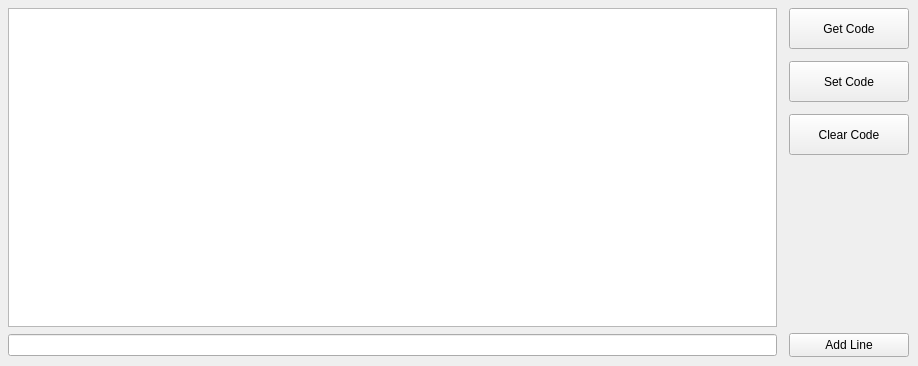
    <widget class="QWidget" name="tabGCode">
     <attribute name="title">
      <string>G-Code</string>
     </attribute>
     <widget class="QPlainTextEdit" name="gcodeProgramEdit">
      <property name="geometry">
       <rect>
        <x>8</x>
        <y>8</y>
        <width>769</width>
        <height>319</height>
       </rect>
      </property>
      <property name="font">
       <font>
        <family>DejaVu Sans Mono</family>
        <pointsize>8</pointsize>
       </font>
      </property>
      <property name="plainText">
       <string/>
      </property>
     </widget>
     <widget class="QPushButton" name="gcodeGetProgramTextButton">
      <property name="geometry">
       <rect>
        <x>789</x>
        <y>8</y>
        <width>120</width>
        <height>41</height>
       </rect>
      </property>
      <property name="text">
       <string>Get Code</string>
      </property>
     </widget>
     <widget class="QPushButton" name="gcodeSetProgramTextButton">
      <property name="geometry">
       <rect>
        <x>789</x>
        <y>61</y>
        <width>120</width>
        <height>41</height>
       </rect>
      </property>
      <property name="text">
       <string>Set Code</string>
      </property>
     </widget>
     <widget class="QLineEdit" name="gcodeAddProgramTextEdit">
      <property name="geometry">
       <rect>
        <x>8</x>
        <y>334</y>
        <width>769</width>
        <height>22</height>
       </rect>
      </property>
     </widget>
     <widget class="QPushButton" name="gcodeAddProgramTextButton">
      <property name="geometry">
       <rect>
        <x>789</x>
        <y>333</y>
        <width>120</width>
        <height>24</height>
       </rect>
      </property>
      <property name="text">
       <string>Add Line</string>
      </property>
     </widget>
     <widget class="QPushButton" name="gcodeClearProgramTextButton">
      <property name="geometry">
       <rect>
        <x>789</x>
        <y>114</y>
        <width>120</width>
        <height>41</height>
       </rect>
      </property>
      <property name="text">
       <string>Clear Code</string>
      </property>
     </widget>
    </widget>
